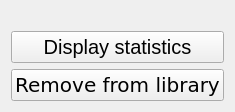
                 <widget class="QWidget" name="page_22">
                  <layout class="QVBoxLayout" name="verticalLayout_40">
                   <item>
                    <layout class="QVBoxLayout" name="verticalLayout_39">
                     <item>
                      <widget class="QLabel" name="memberInfo">
                       <property name="sizePolicy">
                        <sizepolicy hsizetype="Minimum" vsizetype="Minimum">
                         <horstretch>0</horstretch>
                         <verstretch>0</verstretch>
                        </sizepolicy>
                       </property>
                       <property name="font">
                        <font>
                         <family>DejaVu Sans</family>
                         <weight>75</weight>
                         <bold>true</bold>
                        </font>
                       </property>
                       <property name="text">
                        <string/>
                       </property>
                       <property name="alignment">
                        <set>Qt::AlignLeading|Qt::AlignLeft|Qt::AlignTop</set>
                       </property>
                      </widget>
                     </item>
                     <item>
                      <widget class="QPushButton" name="displayMemberStatisticsButton">
                       <property name="font">
                        <font>
                         <pointsize>15</pointsize>
                        </font>
                       </property>
                       <property name="text">
                        <string>Display statistics</string>
                       </property>
                      </widget>
                     </item>
                     <item>
                      <widget class="QPushButton" name="removeMemberButton">
                       <property name="font">
                        <font>
                         <family>DejaVu Sans</family>
                         <pointsize>15</pointsize>
                        </font>
                       </property>
                       <property name="text">
                        <string>Remove from library</string>
                       </property>
                      </widget>
                     </item>
                    </layout>
                   </item>
                  </layout>
                 </widget>
